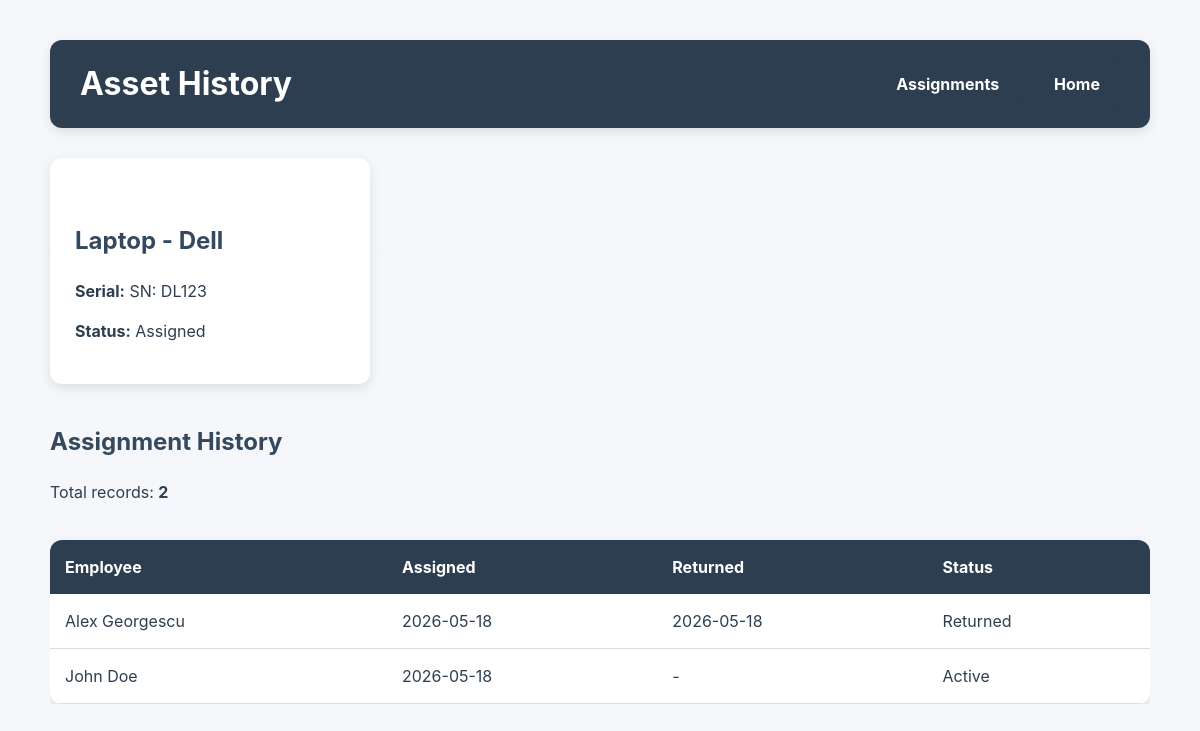
Before: /asset/1 with the older database file.
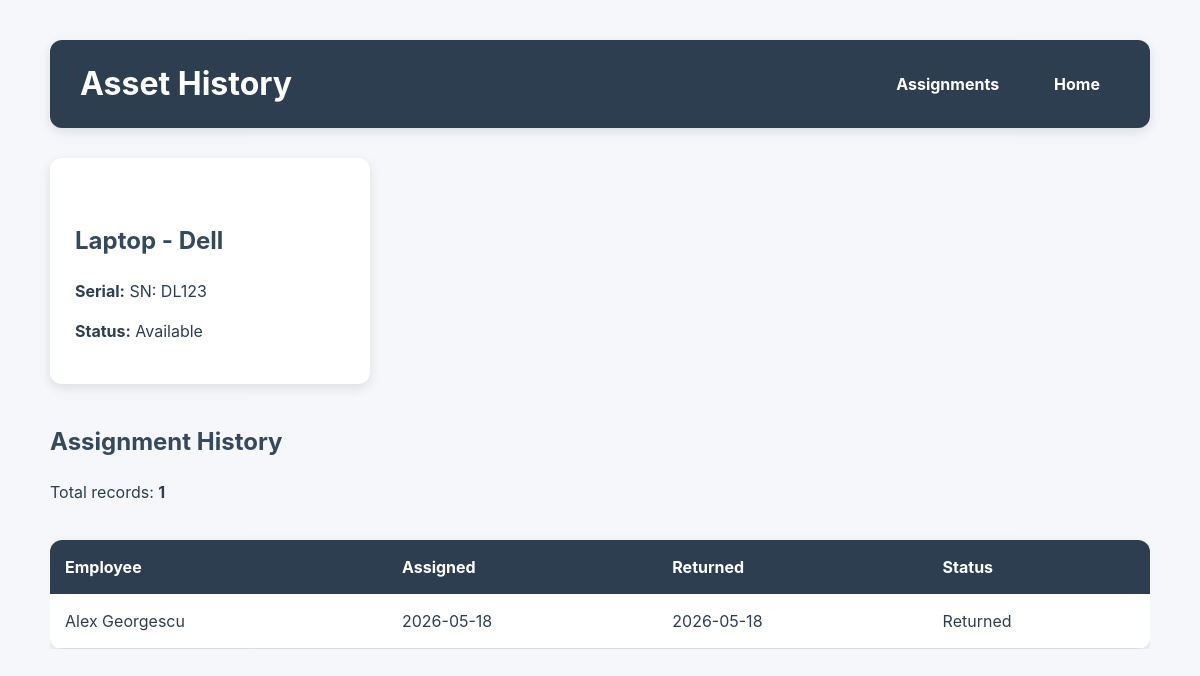
After: the same page with the newer database file.
### tables this page shows
CREATE TABLE assets (
                id INTEGER PRIMARY KEY AUTOINCREMENT,
                category TEXT NOT NULL,
                brand TEXT NOT NULL,
                serial_number TEXT UNIQUE NOT NULL,
                status TEXT NOT NULL DEFAULT 'Available',
                purchase_date TEXT
            );

CREATE TABLE assignments (
                id INTEGER PRIMARY KEY AUTOINCREMENT,
                asset_id INTEGER NOT NULL,
                employee_id INTEGER NOT NULL,
                assigned_date TEXT NOT NULL,
                returned_date TEXT,
                status TEXT NOT NULL DEFAULT 'Active',

                FOREIGN KEY (asset_id)
                    REFERENCES assets(id),

                FOREIGN KEY (employee_id)
                    REFERENCES employees(id)
            );

### routes/assignments.py (the view)
    @app.route("/asset/<int:asset_id>")
    def asset_history(asset_id: int) -> str:
        history = get_asset_history(asset_id)
        asset = get_asset_details(asset_id)
        return render_template(
            "assignments/history.html",
            history=history,
            asset=asset
        )

### models/asset.py (called while the page is built)
    def full_name(self) -> str:
        return f"{self.category} - {self.brand}"

    def serial(self) -> str:
        return f"SN: {self.serial_number}"

### models/employee.py (called while the page is built)
    def full_name(self) -> str:
        return f"{self.first_name} {self.last_name}"

### services/assignments.py (called while the page is built)
def get_asset_details(
    asset_id: int
) -> Asset | None:
    with sqlite3.connect(DB_PATH) as conn:
        conn.row_factory = sqlite3.Row
        cursor = conn.cursor()
        cursor.execute("""
            SELECT *
            FROM assets
            WHERE id = ?
        """, (asset_id,))
        row = cursor.fetchone()
    if row:
        return Asset(
            row["id"],
            row["category"],
            row["brand"],
            row["serial_number"],
            row["status"]
        )
    return None

### templates/assignments/history.html (shortened to what this page needs)
<!DOCTYPE html>
<html lang="en">
<head>
    <link rel="stylesheet"
          href="{{ url_for('static', filename='style.css') }}">
</head>
<body>
<div class="container">
    <div class="page-header">
        <h1>Asset History</h1>
        <div class="header-buttons">
            <a href="{{ url_for('list_assignments') }}"
               class="btn">
                Assignments
            </a>
            <a href="{{ url_for('home') }}"
               class="btn">
                Home
            </a>
        </div>
    </div>
    {% if asset %}
        <section class="asset-info">
            <h2>
                {{ asset.full_name() }}
            </h2>
            <p>
                <strong>Serial:</strong>
                {{ asset.serial() }}
            </p>
            <p>
                <strong>Status:</strong>
                {{ asset.status }}
            </p>
        </section>
        <section class="content-section">
            <h2>Assignment History</h2>
            <p>
                Total records:
                <strong>{{ history|length }}</strong>
            </p>
            {% if history %}
                <div class="table-wrapper">
                    <table>
                        <thead>
                            <tr>
                                <th>Employee</th>
                                <th>Assigned</th>
                                <th>Returned</th>
                                <th>Status</th>
                            </tr>
                        </thead>
                        <tbody>
                            {% for row in history %}
                            <tr>
                                <td>
                                    {{ row["employee"].full_name() }}
                                </td>
                                <td>
                                    {{ row["assigned_date"] }}
                                </td>
                                <td>
                                    {{ row["returned_date"] or "-" }}
                                </td>
                                <td>
                                    {{ row["status"] }}
                                </td>
                            </tr>
                            {% endfor %}
                        </tbody>
                    </table>
                </div>
            {% else %}
                <p>
                    No assignment history found.
                </p>
            {% endif %}
        </section>
    {% else %}
        <div class="flash-message flash-error">
            Asset not found.
        </div>
    {% endif %}
</div>
</body>
</html>

Changed rows visible on the page:
removed assignments: employee.full_name "John Doe", assigned_date "2026-05-18", row "-", status "Active"
changed assets: status "Assigned" → "Available"
Other visible differences:
{{ history|length }}: "2" → "1"
